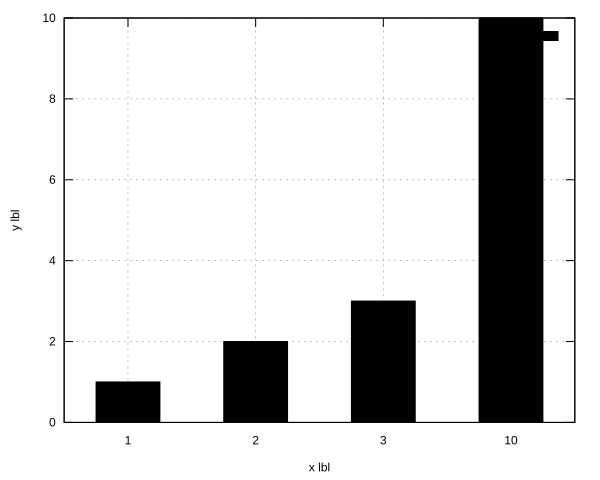

Write the gnuplot code that produced this figure.
set terminal svg
set output "test2.svg"
set xlabel "x lbl"
set ylabel "y lbl"
set grid
set pointsize 2
unset logscale

set boxwidth 0.5
set style fill solid
set style data histograms
set yrange [0:*]

plot "data2" using 1:2:xtic(2) with boxes title "bla" linecolor rgb "#000000"
